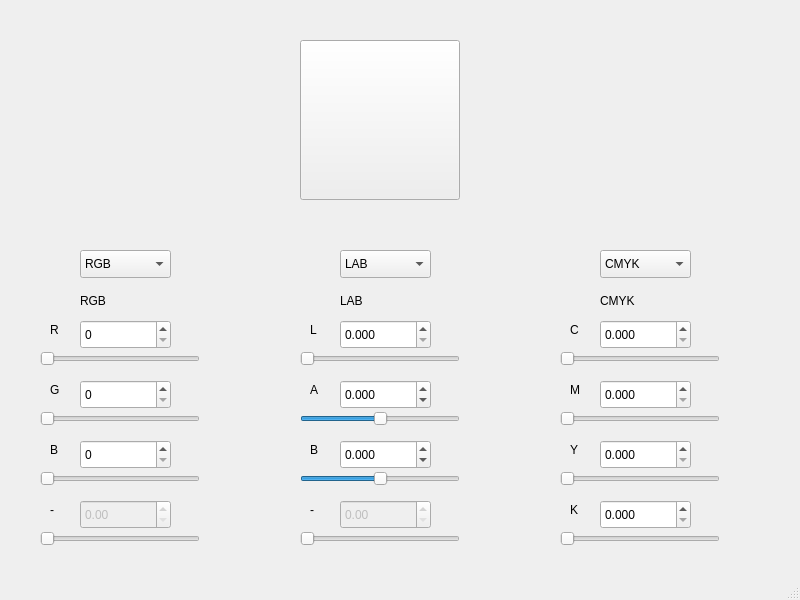
<?xml version="1.0" encoding="UTF-8"?>
<ui version="4.0">
 <class>MainWindow</class>
 <widget class="QMainWindow" name="MainWindow">
  <property name="geometry">
   <rect>
    <x>0</x>
    <y>0</y>
    <width>800</width>
    <height>600</height>
   </rect>
  </property>
  <property name="minimumSize">
   <size>
    <width>800</width>
    <height>600</height>
   </size>
  </property>
  <property name="maximumSize">
   <size>
    <width>800</width>
    <height>600</height>
   </size>
  </property>
  <property name="windowTitle">
   <string>MainWindow</string>
  </property>
  <widget class="QWidget" name="centralwidget">
   <widget class="QPushButton" name="pushButton">
    <property name="geometry">
     <rect>
      <x>300</x>
      <y>40</y>
      <width>160</width>
      <height>160</height>
     </rect>
    </property>
    <property name="text">
     <string/>
    </property>
   </widget>
   <widget class="QLabel" name="label_2">
    <property name="geometry">
     <rect>
      <x>80</x>
      <y>290</y>
      <width>71</width>
      <height>21</height>
     </rect>
    </property>
    <property name="text">
     <string>RGB</string>
    </property>
   </widget>
   <widget class="QDoubleSpinBox" name="doubleSpinBox">
    <property name="geometry">
     <rect>
      <x>80</x>
      <y>320</y>
      <width>91</width>
      <height>29</height>
     </rect>
    </property>
    <property name="decimals">
     <number>0</number>
    </property>
    <property name="maximum">
     <double>255.000000000000000</double>
    </property>
   </widget>
   <widget class="QDoubleSpinBox" name="doubleSpinBox_2">
    <property name="geometry">
     <rect>
      <x>80</x>
      <y>380</y>
      <width>91</width>
      <height>29</height>
     </rect>
    </property>
    <property name="decimals">
     <number>0</number>
    </property>
    <property name="maximum">
     <double>255.000000000000000</double>
    </property>
   </widget>
   <widget class="QDoubleSpinBox" name="doubleSpinBox_3">
    <property name="geometry">
     <rect>
      <x>80</x>
      <y>440</y>
      <width>91</width>
      <height>29</height>
     </rect>
    </property>
    <property name="decimals">
     <number>0</number>
    </property>
    <property name="maximum">
     <double>255.000000000000000</double>
    </property>
   </widget>
   <widget class="QDoubleSpinBox" name="doubleSpinBox_4">
    <property name="enabled">
     <bool>false</bool>
    </property>
    <property name="geometry">
     <rect>
      <x>80</x>
      <y>500</y>
      <width>91</width>
      <height>29</height>
     </rect>
    </property>
   </widget>
   <widget class="QLabel" name="label_3">
    <property name="geometry">
     <rect>
      <x>50</x>
      <y>320</y>
      <width>20</width>
      <height>20</height>
     </rect>
    </property>
    <property name="text">
     <string>R</string>
    </property>
   </widget>
   <widget class="QLabel" name="label_4">
    <property name="geometry">
     <rect>
      <x>50</x>
      <y>380</y>
      <width>20</width>
      <height>20</height>
     </rect>
    </property>
    <property name="text">
     <string>G</string>
    </property>
   </widget>
   <widget class="QLabel" name="label_5">
    <property name="geometry">
     <rect>
      <x>50</x>
      <y>440</y>
      <width>20</width>
      <height>20</height>
     </rect>
    </property>
    <property name="text">
     <string>B</string>
    </property>
   </widget>
   <widget class="QLabel" name="label_6">
    <property name="geometry">
     <rect>
      <x>50</x>
      <y>500</y>
      <width>20</width>
      <height>20</height>
     </rect>
    </property>
    <property name="text">
     <string>-</string>
    </property>
   </widget>
   <widget class="QLabel" name="label_7">
    <property name="geometry">
     <rect>
      <x>310</x>
      <y>440</y>
      <width>20</width>
      <height>20</height>
     </rect>
    </property>
    <property name="text">
     <string>B</string>
    </property>
   </widget>
   <widget class="QLabel" name="label_8">
    <property name="geometry">
     <rect>
      <x>340</x>
      <y>290</y>
      <width>71</width>
      <height>21</height>
     </rect>
    </property>
    <property name="text">
     <string>LAB</string>
    </property>
   </widget>
   <widget class="QDoubleSpinBox" name="doubleSpinBox_5">
    <property name="geometry">
     <rect>
      <x>340</x>
      <y>320</y>
      <width>91</width>
      <height>29</height>
     </rect>
    </property>
    <property name="decimals">
     <number>3</number>
    </property>
    <property name="maximum">
     <double>100.000000000000000</double>
    </property>
   </widget>
   <widget class="QLabel" name="label_9">
    <property name="geometry">
     <rect>
      <x>310</x>
      <y>500</y>
      <width>20</width>
      <height>20</height>
     </rect>
    </property>
    <property name="text">
     <string>-</string>
    </property>
   </widget>
   <widget class="QDoubleSpinBox" name="doubleSpinBox_6">
    <property name="geometry">
     <rect>
      <x>340</x>
      <y>440</y>
      <width>91</width>
      <height>29</height>
     </rect>
    </property>
    <property name="decimals">
     <number>3</number>
    </property>
    <property name="minimum">
     <double>-128.000000000000000</double>
    </property>
    <property name="maximum">
     <double>128.000000000000000</double>
    </property>
   </widget>
   <widget class="QLabel" name="label_10">
    <property name="geometry">
     <rect>
      <x>310</x>
      <y>380</y>
      <width>20</width>
      <height>20</height>
     </rect>
    </property>
    <property name="text">
     <string>A</string>
    </property>
   </widget>
   <widget class="QDoubleSpinBox" name="doubleSpinBox_7">
    <property name="geometry">
     <rect>
      <x>340</x>
      <y>380</y>
      <width>91</width>
      <height>29</height>
     </rect>
    </property>
    <property name="decimals">
     <number>3</number>
    </property>
    <property name="minimum">
     <double>-128.000000000000000</double>
    </property>
    <property name="maximum">
     <double>128.000000000000000</double>
    </property>
   </widget>
   <widget class="QDoubleSpinBox" name="doubleSpinBox_8">
    <property name="enabled">
     <bool>false</bool>
    </property>
    <property name="geometry">
     <rect>
      <x>340</x>
      <y>500</y>
      <width>91</width>
      <height>29</height>
     </rect>
    </property>
   </widget>
   <widget class="QLabel" name="label_11">
    <property name="geometry">
     <rect>
      <x>310</x>
      <y>320</y>
      <width>20</width>
      <height>20</height>
     </rect>
    </property>
    <property name="text">
     <string>L</string>
    </property>
   </widget>
   <widget class="QLabel" name="label_12">
    <property name="geometry">
     <rect>
      <x>570</x>
      <y>440</y>
      <width>20</width>
      <height>20</height>
     </rect>
    </property>
    <property name="text">
     <string>Y</string>
    </property>
   </widget>
   <widget class="QLabel" name="label_13">
    <property name="geometry">
     <rect>
      <x>600</x>
      <y>290</y>
      <width>71</width>
      <height>21</height>
     </rect>
    </property>
    <property name="text">
     <string>CMYK</string>
    </property>
   </widget>
   <widget class="QDoubleSpinBox" name="doubleSpinBox_9">
    <property name="geometry">
     <rect>
      <x>600</x>
      <y>320</y>
      <width>91</width>
      <height>29</height>
     </rect>
    </property>
    <property name="decimals">
     <number>3</number>
    </property>
    <property name="maximum">
     <double>100.000000000000000</double>
    </property>
   </widget>
   <widget class="QLabel" name="label_14">
    <property name="geometry">
     <rect>
      <x>570</x>
      <y>500</y>
      <width>20</width>
      <height>20</height>
     </rect>
    </property>
    <property name="text">
     <string>K</string>
    </property>
   </widget>
   <widget class="QDoubleSpinBox" name="doubleSpinBox_10">
    <property name="geometry">
     <rect>
      <x>600</x>
      <y>440</y>
      <width>91</width>
      <height>29</height>
     </rect>
    </property>
    <property name="decimals">
     <number>3</number>
    </property>
    <property name="maximum">
     <double>100.000000000000000</double>
    </property>
   </widget>
   <widget class="QLabel" name="label_15">
    <property name="geometry">
     <rect>
      <x>570</x>
      <y>380</y>
      <width>20</width>
      <height>20</height>
     </rect>
    </property>
    <property name="text">
     <string>M</string>
    </property>
   </widget>
   <widget class="QDoubleSpinBox" name="doubleSpinBox_11">
    <property name="geometry">
     <rect>
      <x>600</x>
      <y>380</y>
      <width>91</width>
      <height>29</height>
     </rect>
    </property>
    <property name="decimals">
     <number>3</number>
    </property>
    <property name="maximum">
     <double>100.000000000000000</double>
    </property>
   </widget>
   <widget class="QDoubleSpinBox" name="doubleSpinBox_12">
    <property name="geometry">
     <rect>
      <x>600</x>
      <y>500</y>
      <width>91</width>
      <height>29</height>
     </rect>
    </property>
    <property name="decimals">
     <number>3</number>
    </property>
    <property name="maximum">
     <double>100.000000000000000</double>
    </property>
   </widget>
   <widget class="QLabel" name="label_16">
    <property name="geometry">
     <rect>
      <x>570</x>
      <y>320</y>
      <width>20</width>
      <height>20</height>
     </rect>
    </property>
    <property name="text">
     <string>C</string>
    </property>
   </widget>
   <widget class="QComboBox" name="comboBox_2">
    <property name="geometry">
     <rect>
      <x>80</x>
      <y>250</y>
      <width>91</width>
      <height>28</height>
     </rect>
    </property>
    <item>
     <property name="text">
      <string>RGB</string>
     </property>
    </item>
    <item>
     <property name="text">
      <string>CMYK</string>
     </property>
    </item>
    <item>
     <property name="text">
      <string>HSV</string>
     </property>
    </item>
    <item>
     <property name="text">
      <string>HSL</string>
     </property>
    </item>
    <item>
     <property name="text">
      <string>XYZ</string>
     </property>
    </item>
    <item>
     <property name="text">
      <string>LAB</string>
     </property>
    </item>
   </widget>
   <widget class="QComboBox" name="comboBox_3">
    <property name="geometry">
     <rect>
      <x>340</x>
      <y>250</y>
      <width>91</width>
      <height>28</height>
     </rect>
    </property>
    <item>
     <property name="text">
      <string>LAB</string>
     </property>
    </item>
    <item>
     <property name="text">
      <string>RGB</string>
     </property>
    </item>
    <item>
     <property name="text">
      <string>CMYK</string>
     </property>
    </item>
    <item>
     <property name="text">
      <string>HSV</string>
     </property>
    </item>
    <item>
     <property name="text">
      <string>HSL</string>
     </property>
    </item>
    <item>
     <property name="text">
      <string>XYZ</string>
     </property>
    </item>
   </widget>
   <widget class="QComboBox" name="comboBox_4">
    <property name="geometry">
     <rect>
      <x>600</x>
      <y>250</y>
      <width>91</width>
      <height>28</height>
     </rect>
    </property>
    <item>
     <property name="text">
      <string>CMYK</string>
     </property>
    </item>
    <item>
     <property name="text">
      <string>RGB</string>
     </property>
    </item>
    <item>
     <property name="text">
      <string>HSV</string>
     </property>
    </item>
    <item>
     <property name="text">
      <string>HSL</string>
     </property>
    </item>
    <item>
     <property name="text">
      <string>XYZ</string>
     </property>
    </item>
    <item>
     <property name="text">
      <string>LAB</string>
     </property>
    </item>
   </widget>
   <widget class="QSlider" name="horizontalSlider">
    <property name="geometry">
     <rect>
      <x>40</x>
      <y>350</y>
      <width>160</width>
      <height>18</height>
     </rect>
    </property>
    <property name="maximum">
     <number>255</number>
    </property>
    <property name="orientation">
     <enum>Qt::Horizontal</enum>
    </property>
   </widget>
   <widget class="QSlider" name="horizontalSlider_2">
    <property name="geometry">
     <rect>
      <x>40</x>
      <y>410</y>
      <width>160</width>
      <height>18</height>
     </rect>
    </property>
    <property name="maximum">
     <number>255</number>
    </property>
    <property name="orientation">
     <enum>Qt::Horizontal</enum>
    </property>
   </widget>
   <widget class="QSlider" name="horizontalSlider_3">
    <property name="geometry">
     <rect>
      <x>40</x>
      <y>470</y>
      <width>160</width>
      <height>18</height>
     </rect>
    </property>
    <property name="maximum">
     <number>255</number>
    </property>
    <property name="orientation">
     <enum>Qt::Horizontal</enum>
    </property>
   </widget>
   <widget class="QSlider" name="horizontalSlider_4">
    <property name="geometry">
     <rect>
      <x>40</x>
      <y>530</y>
      <width>160</width>
      <height>18</height>
     </rect>
    </property>
    <property name="maximum">
     <number>100</number>
    </property>
    <property name="orientation">
     <enum>Qt::Horizontal</enum>
    </property>
   </widget>
   <widget class="QSlider" name="horizontalSlider_5">
    <property name="geometry">
     <rect>
      <x>300</x>
      <y>410</y>
      <width>160</width>
      <height>18</height>
     </rect>
    </property>
    <property name="minimum">
     <number>-128</number>
    </property>
    <property name="maximum">
     <number>128</number>
    </property>
    <property name="orientation">
     <enum>Qt::Horizontal</enum>
    </property>
   </widget>
   <widget class="QSlider" name="horizontalSlider_6">
    <property name="geometry">
     <rect>
      <x>300</x>
      <y>530</y>
      <width>160</width>
      <height>18</height>
     </rect>
    </property>
    <property name="maximum">
     <number>100</number>
    </property>
    <property name="orientation">
     <enum>Qt::Horizontal</enum>
    </property>
   </widget>
   <widget class="QSlider" name="horizontalSlider_7">
    <property name="geometry">
     <rect>
      <x>300</x>
      <y>470</y>
      <width>160</width>
      <height>18</height>
     </rect>
    </property>
    <property name="minimum">
     <number>-128</number>
    </property>
    <property name="maximum">
     <number>128</number>
    </property>
    <property name="orientation">
     <enum>Qt::Horizontal</enum>
    </property>
   </widget>
   <widget class="QSlider" name="horizontalSlider_8">
    <property name="geometry">
     <rect>
      <x>300</x>
      <y>350</y>
      <width>160</width>
      <height>18</height>
     </rect>
    </property>
    <property name="minimum">
     <number>0</number>
    </property>
    <property name="maximum">
     <number>100</number>
    </property>
    <property name="orientation">
     <enum>Qt::Horizontal</enum>
    </property>
   </widget>
   <widget class="QSlider" name="horizontalSlider_9">
    <property name="geometry">
     <rect>
      <x>560</x>
      <y>410</y>
      <width>160</width>
      <height>18</height>
     </rect>
    </property>
    <property name="maximum">
     <number>100</number>
    </property>
    <property name="orientation">
     <enum>Qt::Horizontal</enum>
    </property>
   </widget>
   <widget class="QSlider" name="horizontalSlider_10">
    <property name="geometry">
     <rect>
      <x>560</x>
      <y>530</y>
      <width>160</width>
      <height>18</height>
     </rect>
    </property>
    <property name="maximum">
     <number>100</number>
    </property>
    <property name="orientation">
     <enum>Qt::Horizontal</enum>
    </property>
   </widget>
   <widget class="QSlider" name="horizontalSlider_11">
    <property name="geometry">
     <rect>
      <x>560</x>
      <y>470</y>
      <width>160</width>
      <height>18</height>
     </rect>
    </property>
    <property name="maximum">
     <number>100</number>
    </property>
    <property name="orientation">
     <enum>Qt::Horizontal</enum>
    </property>
   </widget>
   <widget class="QSlider" name="horizontalSlider_12">
    <property name="geometry">
     <rect>
      <x>560</x>
      <y>350</y>
      <width>160</width>
      <height>18</height>
     </rect>
    </property>
    <property name="maximum">
     <number>100</number>
    </property>
    <property name="orientation">
     <enum>Qt::Horizontal</enum>
    </property>
   </widget>
  </widget>
  <widget class="QMenuBar" name="menubar">
   <property name="geometry">
    <rect>
     <x>0</x>
     <y>0</y>
     <width>800</width>
     <height>25</height>
    </rect>
   </property>
  </widget>
  <widget class="QStatusBar" name="statusbar"/>
 </widget>
 <resources/>
 <connections/>
</ui>
